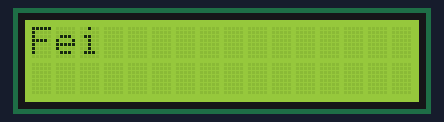
The sketch below on a simulated Arduino Uno, built with avr-gcc and run on an emulated ATmega328P. Shown: 16×2 character LCD.

Above: at 0.1 s.
At 4.2 s:
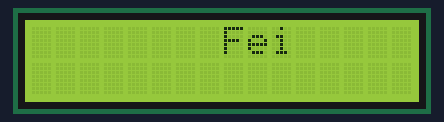
At 9.8 s:
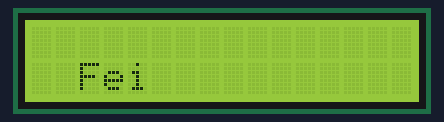
At 19.4 s:
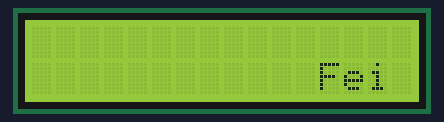
At 29.0 s:
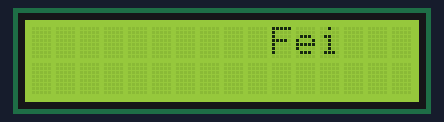
At 39.1 s:
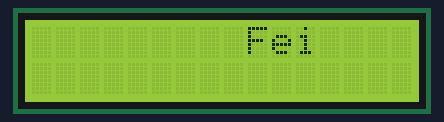

Measured:
- what the display in image 1 shows lasts 0.5 s, from 4.1 s to 4.6 s

The sketch:

lcd_oct15a.ino
```cpp
// (licence header left out)
#include <Wire.h>
#include <LCD.h>
#include <LiquidCrystal_I2C.h>

#define I2C_ADDR    0x27 // <<----- Add your address here.  Find it from I2C Scanner
#define BACKLIGHT_PIN     3
#define En_pin  2
#define Rw_pin  1
#define Rs_pin  0
#define D4_pin  4
#define D5_pin  5
#define D6_pin  6
#define D7_pin  7

int n = 1;

LiquidCrystal_I2C	lcd(I2C_ADDR,En_pin,Rw_pin,Rs_pin,D4_pin,D5_pin,D6_pin,D7_pin);

void setup()
{
  lcd.begin (16,2); //  <<----- My LCD was 16x2


// Switch on the backlight
lcd.setBacklightPin(BACKLIGHT_PIN,POSITIVE);
lcd.setBacklight(HIGH);
lcd.home (); // go home

  lcd.print("Fei Wang");
}

void loop()
{
  // Backlight on/off every 3 seconds
    for(int line=0; line <= 1; line++){
    for(int count=0; count <= 16; count++) {
      lcd.clear();
      lcd.setCursor (count,line);        // go to start of 2nd line
      lcd.print("Fei");
      //lcd.setBacklight(LOW);      // Backlight off
      delay(500);
      //lcd.setBacklight(HIGH);     // Backlight on
      //delay(1000);
    }
  }

  for(int line=1; line >= 0; line--){
    for(int count=16; count >= 0; count--) {
      lcd.clear();
      lcd.setCursor (count,line);        // go to start of 2nd line
      lcd.print("Fei");
      //lcd.setBacklight(LOW);      // Backlight off
      delay(500);
      //lcd.setBacklight(HIGH);     // Backlight on
      //delay(1000);
    }
  }
}
```
